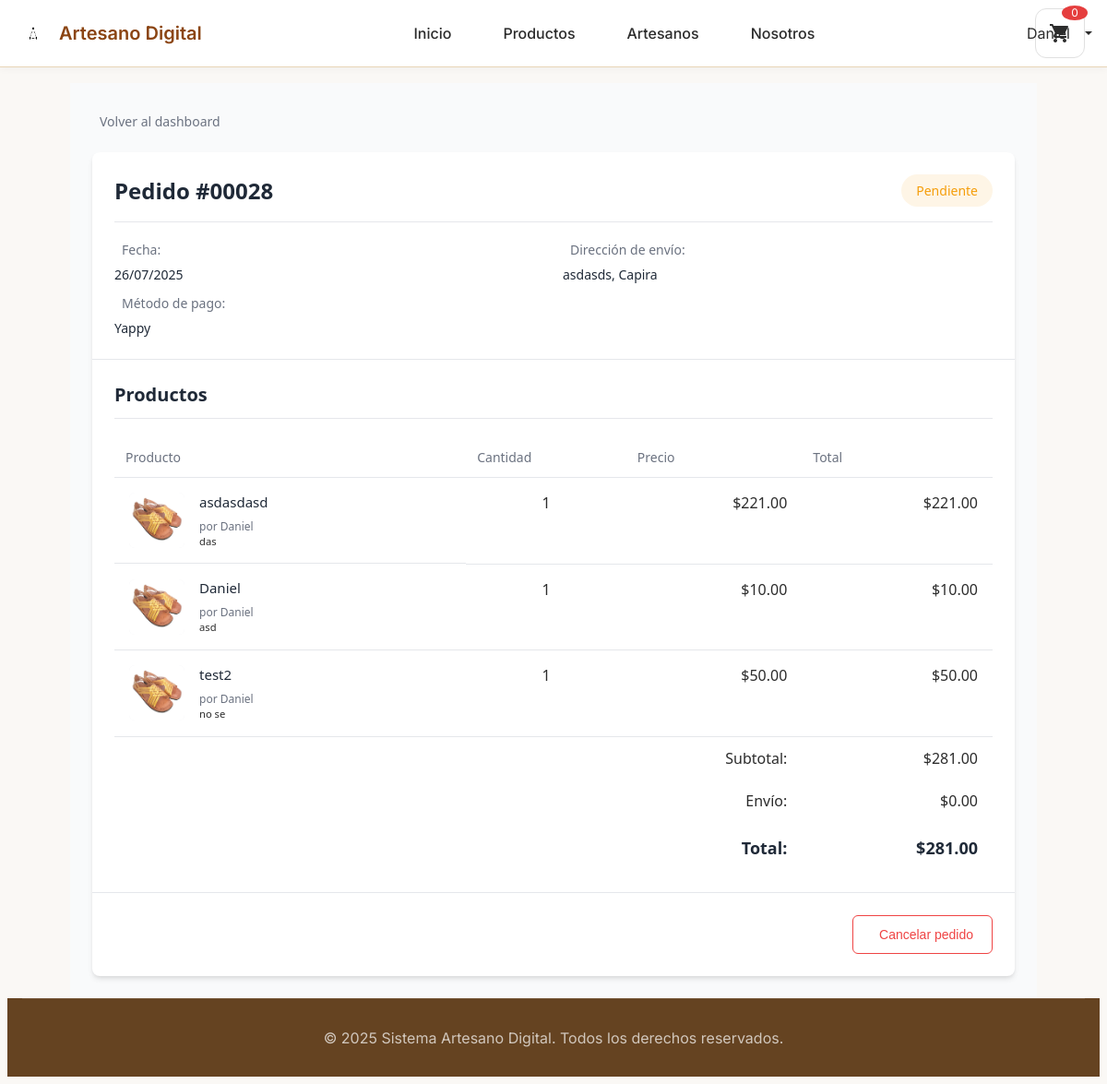
The app's page /cliente/pedido/28 (signed in), older data.
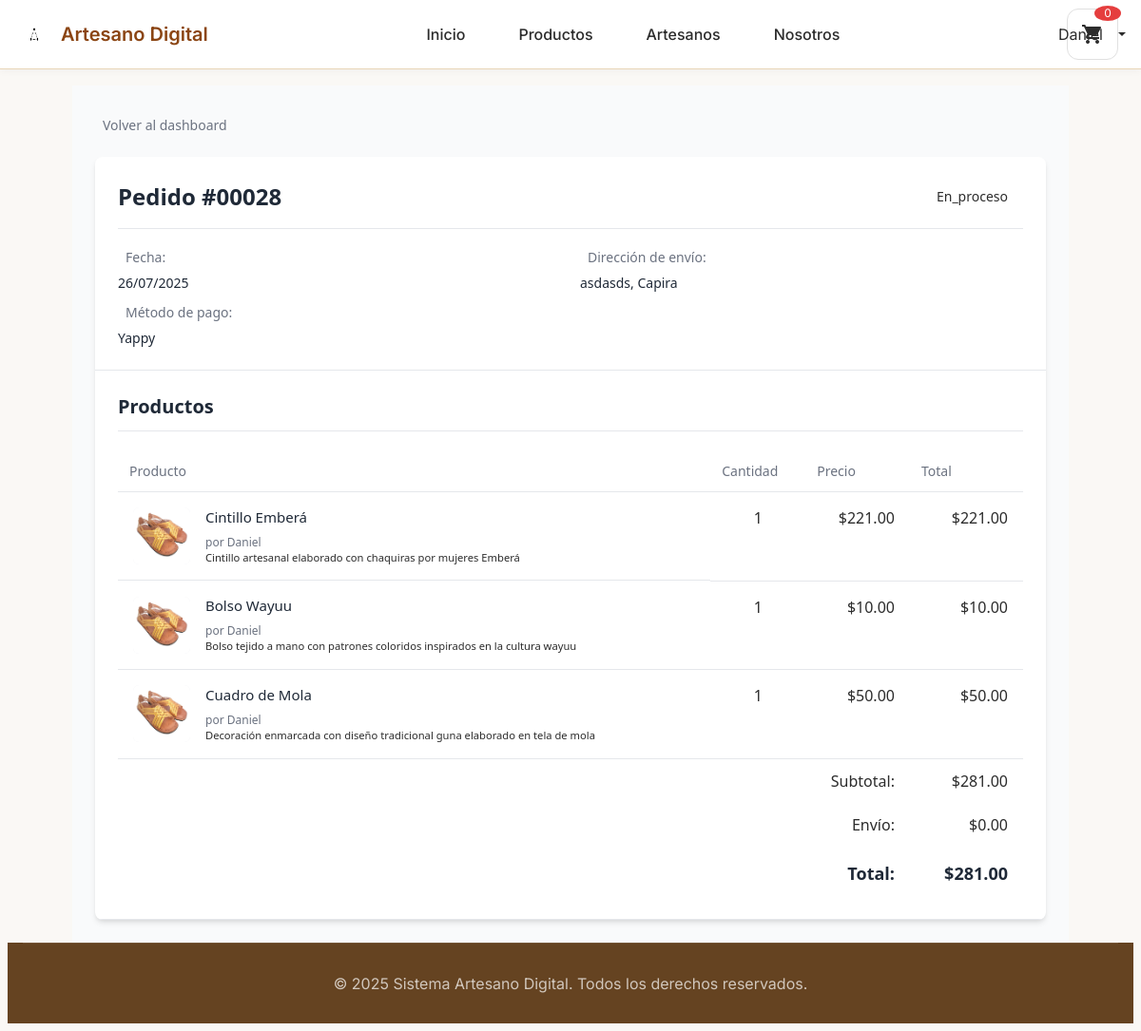
The same page, newer data.
### tables this page shows
CREATE TABLE `pedidos` (
  `id_pedido` int(11) NOT NULL,
  `id_usuario` int(11) NOT NULL,
  `estado` enum('pendiente','confirmado','en_proceso','enviado','entregado','cancelado') DEFAULT 'pendiente',
  `metodo_pago` varchar(50) NOT NULL,
  `total` decimal(10,2) NOT NULL,
  `subtotal` decimal(10,2) DEFAULT NULL,
  `descuento` decimal(10,2) DEFAULT 0.00,
  `fecha_pedido` datetime DEFAULT current_timestamp(),
  `fecha_confirmacion` datetime DEFAULT NULL,
  `fecha_proceso` datetime DEFAULT NULL,
  `fecha_envio` datetime DEFAULT NULL,
  `fecha_entrega` datetime DEFAULT NULL,
  `direccion_envio` text NOT NULL,
  `metodo_envio` varchar(100) DEFAULT 'Env├¡o est├índar',
  `codigo_seguimiento` varchar(100) DEFAULT NULL,
  `tiempo_estimado` varchar(50) DEFAULT '3-5 d├¡as h├íbiles',
  `empresa_envio` varchar(100) DEFAULT NULL,
  `numero_seguimiento` varchar(100) DEFAULT NULL,
  `fecha_estimada_entrega` date DEFAULT NULL,
  `notas_entrega` text DEFAULT NULL,
  `fecha_actualizacion` timestamp NOT NULL DEFAULT current_timestamp() ON UPDATE current_timestamp()
);

CREATE TABLE `pedido_productos` (
  `id_pedido_producto` int(11) NOT NULL,
  `id_pedido` int(11) NOT NULL,
  `id_producto` int(11) NOT NULL,
  `cantidad` int(11) NOT NULL,
  `precio_unitario` decimal(10,2) NOT NULL,
  `descuento` decimal(10,2) DEFAULT 0.00
);

CREATE TABLE `productos` (
  `id_producto` int(11) NOT NULL,
  `id_tienda` int(11) NOT NULL,
  `nombre` varchar(100) NOT NULL,
  `descripcion` text DEFAULT NULL,
  `precio` decimal(10,2) NOT NULL,
  `descuento` decimal(10,2) DEFAULT 0.00,
  `imagen` varchar(255) DEFAULT NULL,
  `stock` int(11) DEFAULT 0,
  `activo` tinyint(1) DEFAULT 1,
  `fecha_creacion` datetime DEFAULT current_timestamp()
);

CREATE TABLE `usuarios` (
  `id_usuario` int(11) NOT NULL,
  `nombre` varchar(100) NOT NULL,
  `correo` varchar(150) NOT NULL,
  `telefono` varchar(20) DEFAULT NULL,
  `direccion` text DEFAULT NULL,
  `contrasena` varchar(255) NOT NULL,
  `tipo_usuario` enum('cliente','artesano') NOT NULL,
  `fecha_registro` datetime DEFAULT current_timestamp(),
  `activo` tinyint(1) DEFAULT 1
);

### controllers/ControladorCliente.php (called while the page is built, shortened)
<?php
class ControladorCliente
{
    private GestorAutenticacion $gestorAuth;
    private \Models\Pedido $modeloPedido;
    public function __construct()
    {
        $this->gestorAuth = GestorAutenticacion::obtenerInstancia();
        require_once __DIR__ . '/../models/Pedido.php';
        $this->modeloPedido = new \Models\Pedido();
    }
    public function verDetallePedido($id)
    {
        $usuario = $this->gestorAuth->obtenerUsuarioActual();
        $pedidoData = $this->modeloPedido->obtenerPorId($id);
        $productos = $this->modeloPedido->obtenerProductosPedido($id);
        $productosFormateados = [];
        foreach ($productos as $producto) {
            $productosFormateados[] = [
                'nombre' => $producto['nombre'],
                'descripcion' => $producto['descripcion'] ?? '',
                'cantidad' => $producto['cantidad'],
                'precio_unitario' => $producto['precio_unitario'],
                'precio' => $producto['precio_unitario'],
                'imagen' => $producto['imagen'] ?? null,
                'artesano' => $producto['artesano'] ?? $producto['tienda_nombre'] ?? 'Artesano Digital',
                'id_producto' => $producto['id_producto']
            ];
        }
        $direccionEnvio = $pedidoData['direccion_envio'] ?? 'No especificada';
        if (is_string($direccionEnvio) && (strpos($direccionEnvio, '{') === 0 || strpos($direccionEnvio, '[') === 0)) {
            $direccionDecodificada = json_decode($direccionEnvio, true);
            if (json_last_error() === JSON_ERROR_NONE && is_array($direccionDecodificada)) {
                $direccionEnvio = $this->formatearDireccion($direccionDecodificada);
            }
        }
        $pedido = [
            'id' => $pedidoData['id_pedido'],
            'fecha' => $pedidoData['fecha_pedido'],
            'total' => $pedidoData['total'],
            'estado' => $pedidoData['estado'],
            'metodo_pago' => $pedidoData['metodo_pago'],
            'direccion_envio' => $direccionEnvio,
            'transaccion_id' => $pedidoData['transaccion_id'] ?? null
        ];
        $datos = [
            'titulo' => 'Detalle de Pedido #' . $id,
            'usuario' => $usuario,
            'pedido' => $pedido,
            'productos' => $productosFormateados
        ];
        $this->cargarVista('cliente/pedido_detalle', $datos);
    }
    private function cargarVista(string $vista, array $datos = []): void
    {
        extract($datos);
        include "views/{$vista}.php";
    }
    private function formatearDireccion($direccion)
    {
        $partes = [];
        if (!empty($direccion['direccion'])) {
            $partes[] = $direccion['direccion'];
        }
        $ciudadRegion = [];
        if (!empty($direccion['ciudad'])) {
            $ciudadRegion[] = $direccion['ciudad'];
        }
        if (!empty($ciudadRegion)) {
            $partes[] = implode(', ', $ciudadRegion);
        }
        return !empty($partes) ? implode(', ', $partes) : 'No especificada';
    }
}

### config/Database.php (called while the page is built, shortened)
<?php
class Database
{
    private static ?Database $instancia = null;
    private ?PDO $conexion = null;
    private string $host;
    private string $baseDatos;
    private string $usuario;
    private string $contrasena;
    private string $charset;
    private function __construct()
    {
        $this->host = $_ENV['DB_HOST'] ?? 'localhost';
        $this->baseDatos = $_ENV['DB_DATABASE'] ?? 'artesano_digital';
        $this->usuario = $_ENV['DB_USERNAME'] ?? 'root';
        $this->contrasena = $_ENV['DB_PASSWORD'] ?? '';
        $this->charset = $_ENV['DB_CHARSET'] ?? 'utf8mb4';
    }
    public static function obtenerInstancia(): Database
    {
        if (self::$instancia === null) {
            self::$instancia = new self();
        }
        return self::$instancia;
    }
    private function conectar(): void
    {
        try {
            $dsn = "mysql:host={$this->host};dbname={$this->baseDatos};charset={$this->charset}";
            $opciones = [
                PDO::ATTR_ERRMODE => PDO::ERRMODE_EXCEPTION,
                PDO::ATTR_DEFAULT_FETCH_MODE => PDO::FETCH_ASSOC,
                PDO::ATTR_EMULATE_PREPARES => false,
                PDO::MYSQL_ATTR_INIT_COMMAND => "SET NAMES {$this->charset}"
            ];
            $this->conexion = new PDO($dsn, $this->usuario, $this->contrasena, $opciones);
        } catch (PDOException $e) {
            throw new Exception("Error de conexión a base de datos: " . $e->getMessage());
        }
    }
    public function obtenerConexion(): PDO
    {
        return $this->conexion;
    }
}

### models/Pedido.php (called while the page is built, shortened)
<?php
class Pedido
{
    private PDO $conexion;
    public function __construct()
    {
        $db = Database::obtenerInstancia();
        $this->conexion = $db->obtenerConexion();
    }
    public function obtenerPorId(int $idPedido)
    {
        try {
            $sql = "SELECT * FROM pedidos WHERE id_pedido = :id_pedido";
            $stmt = $this->conexion->prepare($sql);
            $stmt->execute(['id_pedido' => $idPedido]);
            return $stmt->fetch(PDO::FETCH_ASSOC);
        } catch (Exception $e) {
            error_log("Error al obtener pedido por ID: " . $e->getMessage());
            return false;
        }
    }
    public function obtenerProductosPedido(int $idPedido): array
    {
        try {
            $sql = "SELECT pp.id_pedido_producto, pp.id_producto, pp.cantidad, pp.precio_unitario,
                           p.nombre, p.descripcion, p.imagen,
                           t.nombre_tienda AS tienda_nombre,
                           u.nombre AS artesano
                    FROM pedido_productos pp
                    INNER JOIN productos p ON pp.id_producto = p.id_producto
                    LEFT JOIN tiendas t ON p.id_tienda = t.id_tienda
                    LEFT JOIN usuarios u ON t.id_usuario = u.id_usuario
                    WHERE pp.id_pedido = :id_pedido
                    ORDER BY pp.id_pedido_producto ASC";
            $stmt = $this->conexion->prepare($sql);
            $stmt->execute(['id_pedido' => $idPedido]);
            $productos = $stmt->fetchAll(PDO::FETCH_ASSOC);
            return $productos;
        } catch (Exception $e) {
            error_log("Error al obtener productos del pedido: " . $e->getMessage());
            return [];
        }
    }
}

### views/cliente/pedido_detalle.php (the view, shortened to what the rows shown need)
<div class="pedido-detalle">
    <div class="factura">
        <div class="factura-header">
            <div class="factura-titulo">
                <h1>Pedido #<?= str_pad($pedido['id'], 5, '0', STR_PAD_LEFT) ?></h1>
                <div class="pedido-status status-<?= $pedido['estado'] ?>">
                    <?= ucfirst($pedido['estado']) ?>
                </div>
            </div>
            <div class="factura-info">
                <div class="info-grupo">
                    <div class="info-item">
                        <span class="label"><i class="fas fa-calendar"></i> Fecha:</span>
                        <span class="valor"><?= date('d/m/Y', strtotime($pedido['fecha'])) ?></span>
                    </div>
                    <div class="info-item">
                        <span class="label"><i class="fas fa-credit-card"></i> Método de pago:</span>
                        <span class="valor"><?= ucfirst(str_replace('_', ' ', $pedido['metodo_pago'])) ?></span>
                    </div>
                </div>
            </div>
        </div>
        <div class="factura-productos">
            <h2>Productos</h2>
            <div class="tabla-responsive">
                <table class="tabla-productos">
                    <thead>
                        <tr>
                            <th>Producto</th>
                            <th class="text-center">Cantidad</th>
                            <th class="text-right">Precio</th>
                            <th class="text-right">Total</th>
                        </tr>
                    </thead>
                    <tbody>
                        <?php
                        if (empty($productos)): ?>
                            <tr>
                                <td colspan="4" class="text-center">
                                    <div class="mensaje-vacio">
                                        <i class="fas fa-box-open"></i>
                                        <p>No se encontraron productos para este pedido</p>
                                    </div>
                                </td>
                            </tr>
                        <?php else:
                        foreach ($productos as $producto):
                            $total_linea = $producto['precio_unitario'] * $producto['cantidad'];
                        ?>
                        <tr>
                            <td class="producto-info">
                                <?php if(isset($producto['imagen']) && !empty($producto['imagen'])): ?>
                                <img src="/artesanoDigital/<?= $producto['imagen'] ?>" alt="<?= htmlspecialchars($producto['nombre']) ?>" class="producto-imagen">
                                <?php else: ?>
                                <div class="producto-imagen-placeholder">
                                    <i class="fas fa-box"></i>
                                </div>
                                <?php endif; ?>
                                <div class="producto-detalles">
                                    <h4><?= htmlspecialchars($producto['nombre']) ?></h4>
                                    <?php if(isset($producto['artesano']) && !empty($producto['artesano'])): ?>
                                    <p class="artesano-nombre">por <?= htmlspecialchars($producto['artesano']) ?></p>
                                    <?php endif; ?>
                                    <?php if(isset($producto['descripcion']) && !empty($producto['descripcion'])): ?>
                                    <p class="producto-descripcion"><?= htmlspecialchars($producto['descripcion']) ?></p>
                                    <?php endif; ?>
                                </div>
                            </td>
                            <td class="text-center"><?= $producto['cantidad'] ?></td>
                            <td class="text-right">$<?= number_format($producto['precio_unitario'], 2) ?></td>
                            <td class="text-right">$<?= number_format($total_linea, 2) ?></td>
                        </tr>
                        <?php endforeach;
                        endif; ?>
                    </tbody>
                    <tfoot>
                        <tr class="total-row">
                            <td colspan="3" class="text-right">Total:</td>
                            <td class="text-right">$<?= number_format($pedido['total'], 2) ?></td>
                        </tr>
                    </tfoot>
                </table>
            </div>
        </div>
    </div>
</div>
<?php
include __DIR__ . '/../layouts/base.php';
?>

Row changes from the older to the newer data that the page shows:
changed pedidos "Yappy": estado "Pendiente" → "En_proceso"
changed through a linked row, pedido_productos: id_producto.nombre "asdasdasd" → "Cintillo Emberá"; id_producto.descripcion "das" → "Cintillo artesanal elaborado con chaquiras por mujeres Emberá"
changed through a linked row, pedido_productos: id_producto.nombre "Daniel" → "Bolso Wayuu"; id_producto.descripcion "asd" → "Bolso tejido a mano con patrones coloridos inspirados en la cultura wayuu"
changed through a linked row, pedido_productos: id_producto.nombre "test2" → "Cuadro de Mola"; id_producto.descripcion "no se" → "Decoración enmarcada con diseño tradicional guna elaborado en tela de mola"
Text that changed along with them:
text no longer shown: "Cancelar pedido"
